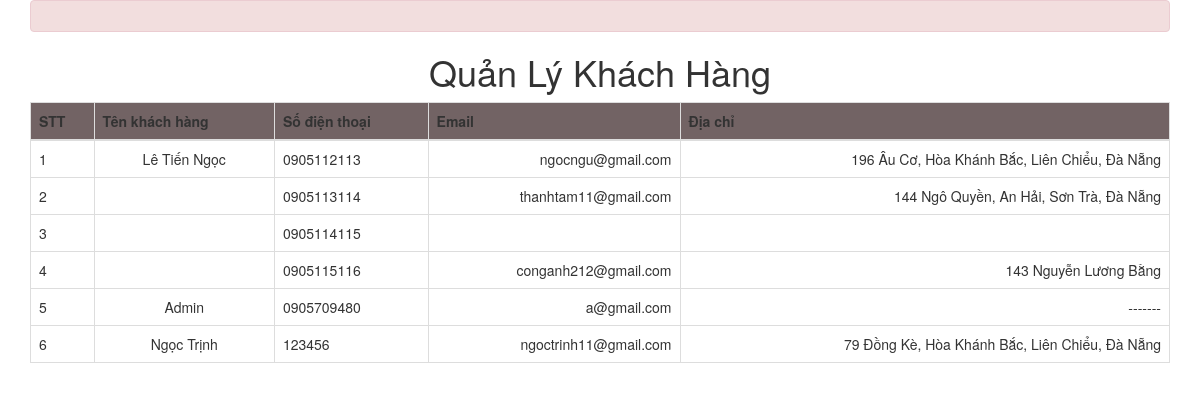
Page /BanHangK21/quantri/chitietkhachhang.php on the committed database.
### tables this page shows
CREATE TABLE `taikhoan` (
  `Password1` char(30) DEFAULT NULL,
  `TenKhachHang` varchar(20) DEFAULT NULL,
  `DiaChi` varchar(200) DEFAULT NULL,
  `SoDienThoai` char(12) NOT NULL,
  `Email` char(30) DEFAULT NULL,
  `Phanquyen` tinyint(1) NOT NULL
);

### BanHangK21/quantri/chitietkhachhang.php (the view, shortened to what this page needs)
<?php
include('./connect.php');
?>
<!DOCTYPE html>
<html lang="vi" class="h-100">
<head>
    <link rel="stylesheet" href="../vendor/bootstrap/css/bootstrap.min.css" type="text/css">
    <link rel="stylesheet" href="../vendor/font-awesome/css/font-awesome.min.css" type="text/css">
</head>
<body>
    <main role="main">
        <div class="container mt-4 ">
            <div id="thongbao" class="alert alert-danger d-none face" role="alert">
            </div>
            <h1 class="text-center">Quản Lý Khách Hàng</h1>
            <div class="row">
                <div class="col col-md-12">
                    <table class="table table-bordered">
                        <thead>
                            <tr style="background-color: #726364;">
                                <th>STT</th>
                                <th>Tên khách hàng</th>
                                <th>Số điện thoại</th>
                                <th>Email</th>
                                <th>Địa chỉ</th>
                            </tr>
                        </thead>
                        <tbody id="datarow">
                            <?php
                            $sql = ('SELECT * FROM `taikhoan`');
                            $kq = mysqli_query($con, $sql);
                            if (mysqli_num_rows($kq) > 0) {
                                $stt = 0;
                                while ($item = mysqli_fetch_array($kq)) {
                            ?>
                                    <tr>
                                        <td><?php echo ($stt + 1) ?></td>
                                        <td style="text-align: center;"><?php echo $item['TenKhachHang'] ?></td>
                                        <td><?php echo $item['SoDienThoai']; ?></td>
                                        <td class="text-right"><?php echo $item['Email']; ?></td>
                                        <td class="text-right"><?php echo $item['DiaChi']; ?></td>
                                    </tr>
                            <?php
                                    $stt++;
                                }
                            }
                            ?>
                        </tbody>
                    </table>
                </div>
            </div>
        </div>
    </main>
</body>
</html>

### rows in the picture
taikhoan: TenKhachHang "Lê Tiến Ngọc", SoDienThoai "0905112113", Email "ngocngu@gmail.com", DiaChi "196 Âu Cơ, Hòa Khánh Bắc, Liên Chiểu, Đà Nẵng"
taikhoan: SoDienThoai "0905113114", Email "thanhtam11@gmail.com", DiaChi "144 Ngô Quyền, An Hải, Sơn Trà, Đà Nẵng"
taikhoan: SoDienThoai "0905114115"
taikhoan: SoDienThoai "0905115116", Email "conganh212@gmail.com", DiaChi "143 Nguyễn Lương Bằng"
taikhoan: TenKhachHang "Admin", SoDienThoai "0905709480", Email "a@gmail.com", DiaChi "-------"
taikhoan: TenKhachHang "Ngọc Trịnh", SoDienThoai "123456", Email "ngoctrinh11@gmail.com", DiaChi "79 Đồng Kè, Hòa Khánh Bắc, Liên Chiểu, Đà Nẵng"
